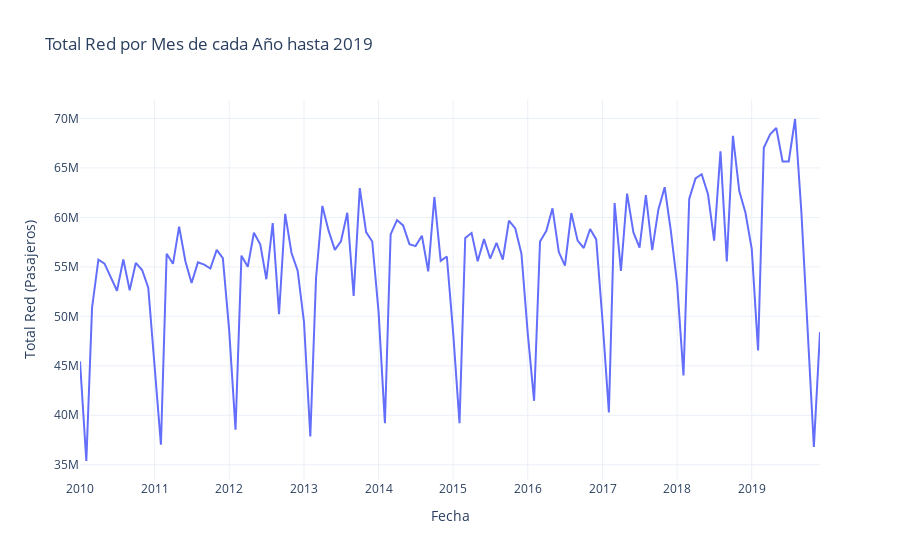

Notebook code cell kept with this figure:
### Code cell
# Paso 1: Crear una nueva columna de fecha con el formato adecuado para Plotly
df_ml["Fecha"] = pd.to_datetime(df_ml["Año"].astype(str) + "-" + df_ml["Mes"].astype(str) + "-01")

# Paso 2: Filtrar los datos hasta el año 2019
df_ml_2019 = df_ml[df_ml["Año"] <= 2019]

# Paso 3: Ordenar el DataFrame por la columna "Fecha" para asegurar el orden correcto en la gráfica
df_ml_2019.sort_values(by="Fecha", inplace=True)

# Paso 4: Crear la gráfica de línea con Plotly
fig = px.line(df_ml_2019, x="Fecha", y="Total Red", title="Total Red por Mes de cada Año hasta 2019",
              labels={"Fecha": "Fecha", "Total Red": "Total Red (Pasajeros)"},
              template="plotly_white")

# Paso 5: Mostrar la gráfica
fig.show()
